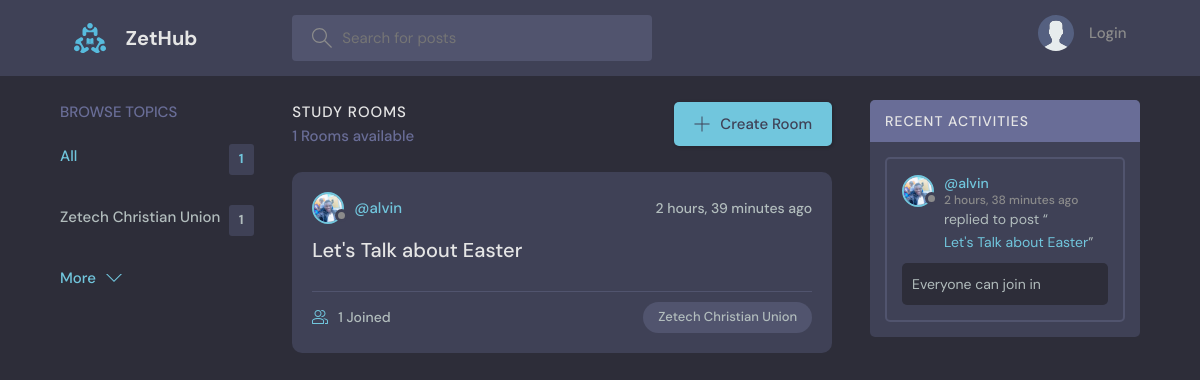
Before: / with the older database file.
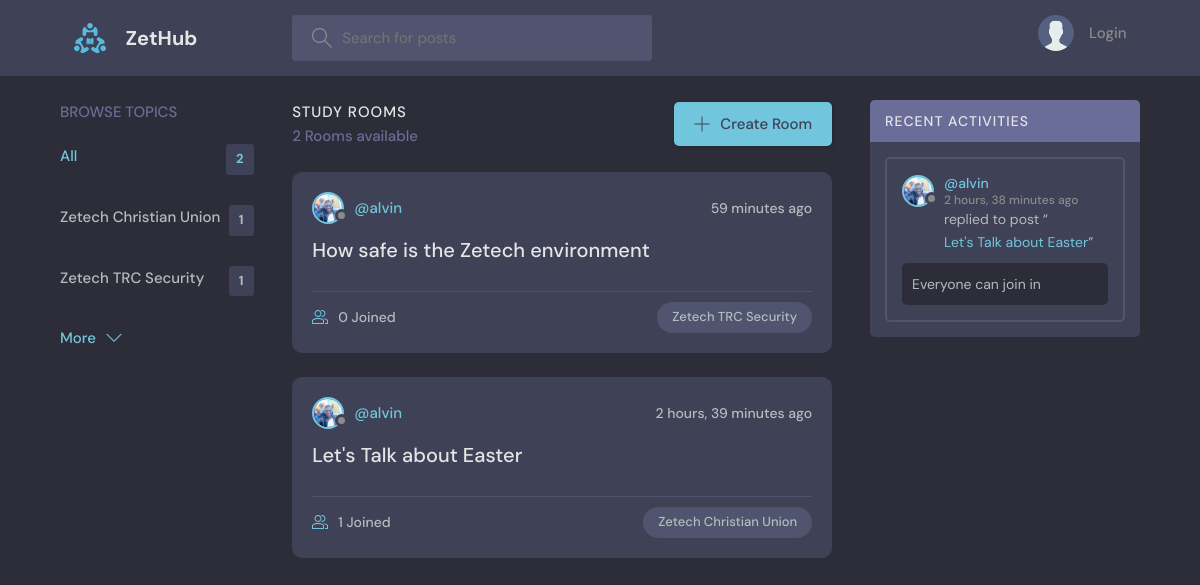
After: the same page with the newer database file.
### base/models.py (models this page shows, shortened)
class Topic(models.Model):
    name = models.CharField(max_length=200)

class Room(models.Model):
    host = models.ForeignKey(User, on_delete=models.SET_NULL, null=True)
    topic = models.ForeignKey(Topic, on_delete=models.SET_NULL, null=True)
    name = models.CharField(max_length=200)
    description = models.TextField(null=True, blank=True)
    participants = models.ManyToManyField(
        User, related_name='participants', blank=True)
    updated = models.DateTimeField(auto_now=True)
    created = models.DateTimeField(auto_now_add=True)
    class Meta:
        ordering = ['-updated', '-created']
    def __str__(self):
        return self.name

class User(AbstractUser):
    name = models.CharField(max_length=200, null=True)
    email = models.EmailField(unique=True, null=True)
    bio = models.TextField(null=True)
    avatar = models.ImageField(null=True, default="avatar.svg")
    USERNAME_FIELD = 'email'
    REQUIRED_FIELDS = []

class Message(models.Model):
    user = models.ForeignKey(User, on_delete=models.CASCADE)
    room = models.ForeignKey(Room, on_delete=models.CASCADE)
    body = models.TextField()
    updated = models.DateTimeField(auto_now=True)
    created = models.DateTimeField(auto_now_add=True)
    class Meta:
        ordering = ['-updated', '-created']

### base/views.py (the view)
# urls.py: path('', views.home, name="home"),
def home(request):
    q = request.GET.get('q') if request.GET.get('q') != None else ''
    rooms = Room.objects.filter(
        Q(topic__name__icontains=q) |
        Q(name__icontains=q) |
        Q(description__icontains=q)
    )
    topics = Topic.objects.all()[0:5]
    room_count = rooms.count()
    room_messages = Message.objects.filter(
        Q(room__topic__name__icontains=q))[0:3]
    context = {'rooms': rooms, 'topics': topics,
               'room_count': room_count, 'room_messages': room_messages}
    return render(request, 'base/home.html', context)

### base/templates/base/home.html (shortened to what this page needs)
{% extends 'main.html' %}
{% block content %}
<main class="layout layout--3">
  <div class="container">
    {% include 'base/topics_component.html' %}
    <div class="roomList">
      <div class="roomList__header">
        <div>
          <h2>Study Rooms</h2>
          <p>{{room_count}} Rooms available</p>
        </div>
        <a class="btn btn--main" href="{% url 'create-room' %}">
          <svg version="1.1" xmlns="http://www.w3.org/2000/svg" width="32" height="32" viewBox="0 0 32 32">
            <title>add</title>
            <path
              d="M16.943 0.943h-1.885v14.115h-14.115v1.885h14.115v14.115h1.885v-14.115h14.115v-1.885h-14.115v-14.115z">
            </path>
          </svg>
          Create Room
        </a>
      </div>
      {% include 'base/feed_component.html' %}
    </div>
    {% include 'base/activity_component.html' %}
  </div>
</main>
{% endblock %}

### base/templates/base/topics_component.html
<div class="topics">
    <div class="topics__header">
        <h2>Browse Topics</h2>
    </div>
    <ul class="topics__list">
        <li>
            <a href="{% url 'home' %}" class="active">All <span>{{topics.count}}</span></a>
        </li>
        {% for topic in topics %}
        <li>
            <a href="{% url 'home' %}?q={{topic.name}}">{{topic.name}}<span>{{topic.room_set.all.count}}</span></a>
        </li>
        {% endfor %}
    </ul>
    <a class="btn btn--link" href="{% url 'topics' %}">
        More
        <svg version="1.1" xmlns="http://www.w3.org/2000/svg" width="32" height="32" viewBox="0 0 32 32">
            <title>chevron-down</title>
            <path d="M16 21l-13-13h-3l16 16 16-16h-3l-13 13z"></path>
        </svg>
    </a>
</div>

### base/templates/base/feed_component.html (shortened to what this page needs)
{% for room in rooms %}
<div class="roomListRoom">
    <div class="roomListRoom__header">
        <a href="{% url 'user-profile' room.host.id %}" class="roomListRoom__author">
            <div class="avatar avatar--small">
                <img src="{{room.host.avatar.url}}" />
            </div>
            <span>@{{room.host.username}}</span>
        </a>
        <div class="roomListRoom__actions">
            <span>{{room.created|timesince}} ago</span>
        </div>
    </div>
    <div class="roomListRoom__content">
        <a href="{% url 'room' room.id %}">{{room.name}}</a>
    </div>
    <div class="roomListRoom__meta">
        <a href="{% url 'room' room.id %}" class="roomListRoom__joined">
            {{room.participants.all.count}} Joined
        </a>
        <p class="roomListRoom__topic">{{room.topic.name}}</p>
    </div>
</div>
{% endfor %}

### base/templates/base/activity_component.html (shortened to what this page needs)
<div class="activities">
    <div class="activities__header">
        <h2>Recent Activities</h2>
    </div>
    {% for message in room_messages %}
    <div class="activities__box">
        <div class="activities__boxHeader roomListRoom__header">
            <a href="{% url 'user-profile' message.user.id %}" class="roomListRoom__author">
                <div class="avatar avatar--small">
                    <img src="{{message.user.avatar.url}}" />
                </div>
                <p>
                    @{{message.user.username}}
                    <span>{{message.created|timesince}} ago</span>
                </p>
            </a>
        </div>
        <div class="activities__boxContent">
            <p>replied to post “<a href="{% url 'room' message.room.id %}">{{message.room}}</a>”</p>
            <div class="activities__boxRoomContent">{{message.body}}</div>
        </div>
    </div>
    {% endfor %}
</div>

Changed rows visible on the page:
added Topic: name "Zetech TRC Security", room_set.all.count "1"
added Room: host.avatar (picture), host.username "alvin", created "59 minutes", name "How safe is the Zetech environment", participants.all.count "0", topic.name "Zetech TRC Security"
Other visible differences:
{{ topics.count }}: "1" → "2"
{{ room_count }}: "1" → "2"
